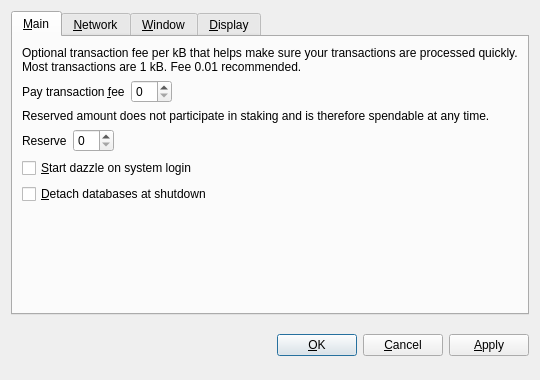
<?xml version="1.0" encoding="UTF-8"?>
<ui version="4.0">
 <class>OptionsDialog</class>
 <widget class="QDialog" name="OptionsDialog">
  <property name="geometry">
   <rect>
    <x>0</x>
    <y>0</y>
    <width>540</width>
    <height>380</height>
   </rect>
  </property>
  <property name="windowTitle">
   <string>Options</string>
  </property>
  <property name="modal">
   <bool>true</bool>
  </property>
  <layout class="QVBoxLayout" name="verticalLayout">
   <item>
    <widget class="QTabWidget" name="tabWidget">
     <property name="tabPosition">
      <enum>QTabWidget::North</enum>
     </property>
     <property name="currentIndex">
      <number>0</number>
     </property>
     <widget class="QWidget" name="tabMain">
      <attribute name="title">
       <string>&amp;Main</string>
      </attribute>
      <layout class="QVBoxLayout" name="verticalLayout_Main">
       <item>
        <widget class="QLabel" name="transactionFeeInfoLabel">
         <property name="text">
          <string>Optional transaction fee per kB that helps make sure your transactions are processed quickly. Most transactions are 1 kB. Fee 0.01 recommended.</string>
         </property>
         <property name="textFormat">
          <enum>Qt::PlainText</enum>
         </property>
         <property name="wordWrap">
          <bool>true</bool>
         </property>
        </widget>
       </item>
       <item>
        <layout class="QHBoxLayout" name="horizontalLayoutFee">
         <item>
          <widget class="QLabel" name="transactionFeeLabel">
           <property name="text">
            <string>Pay transaction &amp;fee</string>
           </property>
           <property name="textFormat">
            <enum>Qt::PlainText</enum>
           </property>
           <property name="buddy">
            <cstring>transactionFee</cstring>
           </property>
          </widget>
         </item>
         <item>
          <widget class="BitcoinAmountField" name="transactionFee"/>
         </item>
         <item>
          <spacer name="horizontalSpacerFee">
           <property name="orientation">
            <enum>Qt::Horizontal</enum>
           </property>
           <property name="sizeHint" stdset="0">
            <size>
             <width>40</width>
             <height>20</height>
            </size>
           </property>
          </spacer>
         </item>
        </layout>
       </item>
       <item>
        <widget class="QLabel" name="reserveBalanceInfoLabel">
         <property name="text">
          <string>Reserved amount does not participate in staking and is therefore spendable at any time.</string>
         </property>
         <property name="textFormat">
          <enum>Qt::PlainText</enum>
         </property>
         <property name="wordWrap">
          <bool>true</bool>
         </property>
        </widget>
       </item>
       <item>
        <layout class="QHBoxLayout" name="horizontalLayoutReserveBalance">
         <item>
          <widget class="QLabel" name="reserveBalanceLabel">
           <property name="text">
            <string>Reserve</string>
           </property>
           <property name="textFormat">
            <enum>Qt::PlainText</enum>
           </property>
           <property name="buddy">
            <cstring>reserveBalance</cstring>
           </property>
          </widget>
         </item>
         <item>
          <widget class="BitcoinAmountField" name="reserveBalance"/>
         </item>
         <item>
          <spacer name="horizontalSpacerReserveBalance">
           <property name="orientation">
            <enum>Qt::Horizontal</enum>
           </property>
           <property name="sizeHint" stdset="0">
            <size>
             <width>40</width>
             <height>20</height>
            </size>
           </property>
          </spacer>
         </item>
        </layout>
       </item>
       <item>
        <widget class="QCheckBox" name="bitcoinAtStartup">
         <property name="toolTip">
          <string>Automatically start dazzle after logging in to the system.</string>
         </property>
         <property name="text">
          <string>&amp;Start dazzle on system login</string>
         </property>
        </widget>
       </item>
       <item>
        <widget class="QCheckBox" name="detachDatabases">
         <property name="toolTip">
          <string>Detach block and address databases at shutdown. This means they can be moved to another data directory, but it slows down shutdown. The wallet is always detached.</string>
         </property>
         <property name="text">
          <string>&amp;Detach databases at shutdown</string>
         </property>
        </widget>
       </item>
       <item>
        <spacer name="verticalSpacer_Main">
         <property name="orientation">
          <enum>Qt::Vertical</enum>
         </property>
         <property name="sizeHint" stdset="0">
          <size>
           <width>20</width>
           <height>40</height>
          </size>
         </property>
        </spacer>
       </item>
      </layout>
     </widget>
     <widget class="QWidget" name="tabNetwork">
      <attribute name="title">
       <string>&amp;Network</string>
      </attribute>
      <layout class="QVBoxLayout" name="verticalLayout_Network">
       <item>
        <widget class="QCheckBox" name="mapPortUpnp">
         <property name="toolTip">
          <string>Automatically open the dazzle client port on the router. This only works when your router supports UPnP and it is enabled.</string>
         </property>
         <property name="text">
          <string>Map port using &amp;UPnP</string>
         </property>
        </widget>
       </item>
       <item>
        <widget class="QCheckBox" name="connectSocks">
         <property name="toolTip">
          <string>Connect to the dazzle network through a SOCKS proxy (e.g. when connecting through Tor).</string>
         </property>
         <property name="text">
          <string>&amp;Connect through SOCKS proxy:</string>
         </property>
        </widget>
       </item>
       <item>
        <layout class="QHBoxLayout" name="horizontalLayout_Network">
         <item>
          <widget class="QLabel" name="proxyIpLabel">
           <property name="text">
            <string>Proxy &amp;IP:</string>
           </property>
           <property name="textFormat">
            <enum>Qt::PlainText</enum>
           </property>
           <property name="buddy">
            <cstring>proxyIp</cstring>
           </property>
          </widget>
         </item>
         <item>
          <widget class="QValidatedLineEdit" name="proxyIp">
           <property name="maximumSize">
            <size>
             <width>140</width>
             <height>16777215</height>
            </size>
           </property>
           <property name="toolTip">
            <string>IP address of the proxy (e.g. 127.0.0.1)</string>
           </property>
          </widget>
         </item>
         <item>
          <widget class="QLabel" name="proxyPortLabel">
           <property name="text">
            <string>&amp;Port:</string>
           </property>
           <property name="textFormat">
            <enum>Qt::PlainText</enum>
           </property>
           <property name="buddy">
            <cstring>proxyPort</cstring>
           </property>
          </widget>
         </item>
         <item>
          <widget class="QLineEdit" name="proxyPort">
           <property name="maximumSize">
            <size>
             <width>55</width>
             <height>16777215</height>
            </size>
           </property>
           <property name="toolTip">
            <string>Port of the proxy (e.g. 9050)</string>
           </property>
          </widget>
         </item>
         <item>
          <widget class="QLabel" name="socksVersionLabel">
           <property name="text">
            <string>SOCKS &amp;Version:</string>
           </property>
           <property name="textFormat">
            <enum>Qt::PlainText</enum>
           </property>
           <property name="buddy">
            <cstring>socksVersion</cstring>
           </property>
          </widget>
         </item>
         <item>
          <widget class="QValueComboBox" name="socksVersion">
           <property name="toolTip">
            <string>SOCKS version of the proxy (e.g. 5)</string>
           </property>
          </widget>
         </item>
         <item>
          <spacer name="horizontalSpacer_Network">
           <property name="orientation">
            <enum>Qt::Horizontal</enum>
           </property>
           <property name="sizeHint" stdset="0">
            <size>
             <width>40</width>
             <height>20</height>
            </size>
           </property>
          </spacer>
         </item>
        </layout>
       </item>
       <item>
        <spacer name="verticalSpacer_Network">
         <property name="orientation">
          <enum>Qt::Vertical</enum>
         </property>
         <property name="sizeHint" stdset="0">
          <size>
           <width>20</width>
           <height>40</height>
          </size>
         </property>
        </spacer>
       </item>
      </layout>
     </widget>
     <widget class="QWidget" name="tabWindow">
      <attribute name="title">
       <string>&amp;Window</string>
      </attribute>
      <layout class="QVBoxLayout" name="verticalLayout_Window">
       <item>
        <widget class="QCheckBox" name="minimizeToTray">
         <property name="toolTip">
          <string>Show only a tray icon after minimizing the window.</string>
         </property>
         <property name="text">
          <string>&amp;Minimize to the tray instead of the taskbar</string>
         </property>
        </widget>
       </item>
       <item>
        <widget class="QCheckBox" name="minimizeOnClose">
         <property name="toolTip">
          <string>Minimize instead of exit the application when the window is closed. When this option is enabled, the application will be closed only after selecting Quit in the menu.</string>
         </property>
         <property name="text">
          <string>M&amp;inimize on close</string>
         </property>
        </widget>
       </item>
       <item>
        <spacer name="verticalSpacer_Window">
         <property name="orientation">
          <enum>Qt::Vertical</enum>
         </property>
         <property name="sizeHint" stdset="0">
          <size>
           <width>20</width>
           <height>40</height>
          </size>
         </property>
        </spacer>
       </item>
      </layout>
     </widget>
     <widget class="QWidget" name="tabDisplay">
      <attribute name="title">
       <string>&amp;Display</string>
      </attribute>
      <layout class="QVBoxLayout" name="verticalLayout_Display">
       <item>
        <layout class="QHBoxLayout" name="horizontalLayout_1_Display">
         <item>
          <widget class="QLabel" name="langLabel">
           <property name="text">
            <string>User Interface &amp;language:</string>
           </property>
           <property name="textFormat">
            <enum>Qt::PlainText</enum>
           </property>
           <property name="buddy">
            <cstring>lang</cstring>
           </property>
          </widget>
         </item>
         <item>
          <widget class="QValueComboBox" name="lang">
           <property name="toolTip">
            <string>The user interface language can be set here. This setting will take effect after restarting dazzle.</string>
           </property>
          </widget>
         </item>
        </layout>
       </item>
       <item>
        <layout class="QHBoxLayout" name="horizontalLayout_2_Display">
         <item>
          <widget class="QLabel" name="unitLabel">
           <property name="text">
            <string>&amp;Unit to show amounts in:</string>
           </property>
           <property name="textFormat">
            <enum>Qt::PlainText</enum>
           </property>
           <property name="buddy">
            <cstring>unit</cstring>
           </property>
          </widget>
         </item>
         <item>
          <widget class="QValueComboBox" name="unit">
           <property name="toolTip">
            <string>Choose the default subdivision unit to show in the interface and when sending coins.</string>
           </property>
          </widget>
         </item>
        </layout>
       </item>
       <item>
        <widget class="QCheckBox" name="displayAddresses">
         <property name="toolTip">
          <string>Whether to show dazzle addresses in the transaction list or not.</string>
         </property>
         <property name="text">
          <string>&amp;Display addresses in transaction list</string>
         </property>
        </widget>
       </item>
       <item>
        <widget class="QCheckBox" name="coinControlFeatures">
         <property name="toolTip">
          <string>Whether to show coin control features or not.</string>
         </property>
         <property name="text">
          <string>Display coin &amp;control features (experts only!)</string>
         </property>
        </widget>
       </item>
       <item>
        <spacer name="verticalSpacer_Display">
         <property name="orientation">
          <enum>Qt::Vertical</enum>
         </property>
         <property name="sizeHint" stdset="0">
          <size>
           <width>20</width>
           <height>40</height>
          </size>
         </property>
        </spacer>
       </item>
      </layout>
     </widget>
    </widget>
   </item>
   <item>
    <layout class="QHBoxLayout" name="horizontalLayout_Buttons">
     <item>
      <spacer name="horizontalSpacer_1">
       <property name="orientation">
        <enum>Qt::Horizontal</enum>
       </property>
       <property name="sizeHint" stdset="0">
        <size>
         <width>40</width>
         <height>48</height>
        </size>
       </property>
      </spacer>
     </item>
     <item>
      <widget class="QLabel" name="statusLabel">
       <property name="font">
        <font>
         <weight>75</weight>
         <bold>true</bold>
        </font>
       </property>
       <property name="text">
        <string/>
       </property>
       <property name="textFormat">
        <enum>Qt::PlainText</enum>
       </property>
       <property name="wordWrap">
        <bool>true</bool>
       </property>
      </widget>
     </item>
     <item>
      <spacer name="horizontalSpacer_2">
       <property name="orientation">
        <enum>Qt::Horizontal</enum>
       </property>
       <property name="sizeHint" stdset="0">
        <size>
         <width>40</width>
         <height>48</height>
        </size>
       </property>
      </spacer>
     </item>
     <item>
      <widget class="QPushButton" name="okButton">
       <property name="text">
        <string>&amp;OK</string>
       </property>
      </widget>
     </item>
     <item>
      <widget class="QPushButton" name="cancelButton">
       <property name="text">
        <string>&amp;Cancel</string>
       </property>
       <property name="autoDefault">
        <bool>false</bool>
       </property>
      </widget>
     </item>
     <item>
      <widget class="QPushButton" name="applyButton">
       <property name="text">
        <string>&amp;Apply</string>
       </property>
       <property name="autoDefault">
        <bool>false</bool>
       </property>
      </widget>
     </item>
    </layout>
   </item>
  </layout>
 </widget>
 <customwidgets>
  <customwidget>
   <class>BitcoinAmountField</class>
   <extends>QSpinBox</extends>
   <header>bitcoinamountfield.h</header>
  </customwidget>
  <customwidget>
   <class>QValueComboBox</class>
   <extends>QComboBox</extends>
   <header>qvaluecombobox.h</header>
  </customwidget>
  <customwidget>
   <class>QValidatedLineEdit</class>
   <extends>QLineEdit</extends>
   <header>qvalidatedlineedit.h</header>
  </customwidget>
 </customwidgets>
 <resources/>
 <connections/>
</ui>
